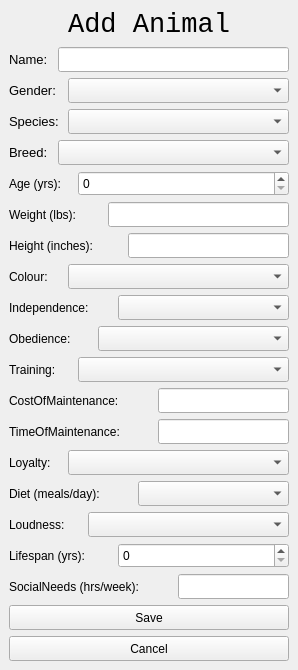
      <widget class="QWidget" name="page_11">
       <widget class="QLabel" name="label_6">
        <property name="geometry">
         <rect>
          <x>9</x>
          <y>9</y>
          <width>280</width>
          <height>32</height>
         </rect>
        </property>
        <property name="font">
         <font>
          <family>Liberation Mono</family>
          <pointsize>20</pointsize>
         </font>
        </property>
        <property name="text">
         <string>Add Animal</string>
        </property>
        <property name="alignment">
         <set>Qt::AlignCenter</set>
        </property>
       </widget>
       <widget class="QLineEdit" name="lineEdit">
        <property name="geometry">
         <rect>
          <x>58</x>
          <y>47</y>
          <width>231</width>
          <height>25</height>
         </rect>
        </property>
        <property name="text">
         <string/>
        </property>
       </widget>
       <widget class="QLineEdit" name="lineEdit_6">
        <property name="geometry">
         <rect>
          <x>108</x>
          <y>202</y>
          <width>181</width>
          <height>25</height>
         </rect>
        </property>
        <property name="text">
         <string/>
        </property>
       </widget>
       <widget class="QLineEdit" name="lineEdit_7">
        <property name="geometry">
         <rect>
          <x>128</x>
          <y>233</y>
          <width>161</width>
          <height>25</height>
         </rect>
        </property>
        <property name="text">
         <string/>
        </property>
       </widget>
       <widget class="QLineEdit" name="lineEdit_17">
        <property name="geometry">
         <rect>
          <x>158</x>
          <y>388</y>
          <width>131</width>
          <height>25</height>
         </rect>
        </property>
        <property name="text">
         <string/>
        </property>
       </widget>
       <widget class="QLineEdit" name="lineEdit_18">
        <property name="geometry">
         <rect>
          <x>158</x>
          <y>419</y>
          <width>131</width>
          <height>25</height>
         </rect>
        </property>
        <property name="text">
         <string/>
        </property>
       </widget>
       <widget class="QLineEdit" name="lineEdit_21">
        <property name="geometry">
         <rect>
          <x>178</x>
          <y>574</y>
          <width>111</width>
          <height>25</height>
         </rect>
        </property>
        <property name="text">
         <string/>
        </property>
       </widget>
       <widget class="QPushButton" name="pushButton_11">
        <property name="geometry">
         <rect>
          <x>9</x>
          <y>605</y>
          <width>280</width>
          <height>25</height>
         </rect>
        </property>
        <property name="text">
         <string>Save</string>
        </property>
       </widget>
       <widget class="QPushButton" name="pushButton_12">
        <property name="geometry">
         <rect>
          <x>9</x>
          <y>636</y>
          <width>280</width>
          <height>25</height>
         </rect>
        </property>
        <property name="text">
         <string>Cancel</string>
        </property>
       </widget>
       <widget class="QLabel" name="label_45">
        <property name="geometry">
         <rect>
          <x>9</x>
          <y>47</y>
          <width>64</width>
          <height>25</height>
         </rect>
        </property>
        <property name="font">
         <font>
          <pointsize>10</pointsize>
         </font>
        </property>
        <property name="text">
         <string>Name:</string>
        </property>
       </widget>
       <widget class="QLabel" name="label_46">
        <property name="geometry">
         <rect>
          <x>9</x>
          <y>78</y>
          <width>64</width>
          <height>25</height>
         </rect>
        </property>
        <property name="font">
         <font>
          <pointsize>10</pointsize>
         </font>
        </property>
        <property name="text">
         <string>Gender:</string>
        </property>
       </widget>
       <widget class="QLabel" name="label_47">
        <property name="geometry">
         <rect>
          <x>9</x>
          <y>109</y>
          <width>64</width>
          <height>25</height>
         </rect>
        </property>
        <property name="font">
         <font>
          <pointsize>10</pointsize>
         </font>
        </property>
        <property name="text">
         <string>Species:</string>
        </property>
       </widget>
       <widget class="QLabel" name="label_48">
        <property name="geometry">
         <rect>
          <x>9</x>
          <y>140</y>
          <width>64</width>
          <height>25</height>
         </rect>
        </property>
        <property name="font">
         <font>
          <pointsize>10</pointsize>
         </font>
        </property>
        <property name="text">
         <string>Breed:</string>
        </property>
       </widget>
       <widget class="QLabel" name="label_49">
        <property name="geometry">
         <rect>
          <x>9</x>
          <y>295</y>
          <width>101</width>
          <height>25</height>
         </rect>
        </property>
        <property name="text">
         <string>Independence:</string>
        </property>
       </widget>
       <widget class="QLabel" name="label_50">
        <property name="geometry">
         <rect>
          <x>9</x>
          <y>450</y>
          <width>61</width>
          <height>25</height>
         </rect>
        </property>
        <property name="text">
         <string>Loyalty:</string>
        </property>
       </widget>
       <widget class="QLabel" name="label_51">
        <property name="geometry">
         <rect>
          <x>9</x>
          <y>512</y>
          <width>71</width>
          <height>25</height>
         </rect>
        </property>
        <property name="text">
         <string>Loudness:</string>
        </property>
       </widget>
       <widget class="QLabel" name="label_52">
        <property name="geometry">
         <rect>
          <x>9</x>
          <y>202</y>
          <width>91</width>
          <height>25</height>
         </rect>
        </property>
        <property name="text">
         <string>Weight (lbs):</string>
        </property>
       </widget>
       <widget class="QLabel" name="label_53">
        <property name="geometry">
         <rect>
          <x>9</x>
          <y>233</y>
          <width>111</width>
          <height>25</height>
         </rect>
        </property>
        <property name="text">
         <string>Height (inches):</string>
        </property>
       </widget>
       <widget class="QLabel" name="label_54">
        <property name="geometry">
         <rect>
          <x>9</x>
          <y>264</y>
          <width>51</width>
          <height>25</height>
         </rect>
        </property>
        <property name="text">
         <string>Colour:</string>
        </property>
       </widget>
       <widget class="QLabel" name="label_55">
        <property name="geometry">
         <rect>
          <x>9</x>
          <y>543</y>
          <width>101</width>
          <height>25</height>
         </rect>
        </property>
        <property name="text">
         <string>Lifespan (yrs):</string>
        </property>
       </widget>
       <widget class="QLabel" name="label_56">
        <property name="geometry">
         <rect>
          <x>9</x>
          <y>326</y>
          <width>81</width>
          <height>25</height>
         </rect>
        </property>
        <property name="text">
         <string>Obedience:</string>
        </property>
       </widget>
       <widget class="QLabel" name="label_57">
        <property name="geometry">
         <rect>
          <x>9</x>
          <y>574</y>
          <width>171</width>
          <height>25</height>
         </rect>
        </property>
        <property name="text">
         <string>SocialNeeds (hrs/week):</string>
        </property>
       </widget>
       <widget class="QLabel" name="label_58">
        <property name="geometry">
         <rect>
          <x>9</x>
          <y>357</y>
          <width>61</width>
          <height>25</height>
         </rect>
        </property>
        <property name="text">
         <string>Training:</string>
        </property>
       </widget>
       <widget class="QLabel" name="label_59">
        <property name="geometry">
         <rect>
          <x>9</x>
          <y>388</y>
          <width>151</width>
          <height>25</height>
         </rect>
        </property>
        <property name="text">
         <string>CostOfMaintenance:</string>
        </property>
       </widget>
       <widget class="QLabel" name="label_60">
        <property name="geometry">
         <rect>
          <x>9</x>
          <y>419</y>
          <width>151</width>
          <height>25</height>
         </rect>
        </property>
        <property name="text">
         <string>TimeOfMaintenance:</string>
        </property>
       </widget>
       <widget class="QLabel" name="label_61">
        <property name="geometry">
         <rect>
          <x>9</x>
          <y>171</y>
          <width>71</width>
          <height>25</height>
         </rect>
        </property>
        <property name="text">
         <string>Age (yrs):</string>
        </property>
       </widget>
       <widget class="QLabel" name="label_62">
        <property name="geometry">
         <rect>
          <x>9</x>
          <y>481</y>
          <width>121</width>
          <height>25</height>
         </rect>
        </property>
        <property name="text">
         <string>Diet (meals/day):</string>
        </property>
       </widget>
       <widget class="QComboBox" name="comboBox">
        <property name="geometry">
         <rect>
          <x>68</x>
          <y>109</y>
          <width>221</width>
          <height>25</height>
         </rect>
        </property>
       </widget>
       <widget class="QComboBox" name="comboBox_2">
        <property name="geometry">
         <rect>
          <x>58</x>
          <y>140</y>
          <width>231</width>
          <height>25</height>
         </rect>
        </property>
       </widget>
       <widget class="QSpinBox" name="spinBox">
        <property name="geometry">
         <rect>
          <x>78</x>
          <y>171</y>
          <width>211</width>
          <height>25</height>
         </rect>
        </property>
       </widget>
       <widget class="QSpinBox" name="spinBox_2">
        <property name="geometry">
         <rect>
          <x>118</x>
          <y>543</y>
          <width>171</width>
          <height>25</height>
         </rect>
        </property>
       </widget>
       <widget class="QComboBox" name="comboBox_3">
        <property name="geometry">
         <rect>
          <x>68</x>
          <y>78</y>
          <width>221</width>
          <height>25</height>
         </rect>
        </property>
       </widget>
       <widget class="QComboBox" name="comboBox_4">
        <property name="geometry">
         <rect>
          <x>68</x>
          <y>264</y>
          <width>221</width>
          <height>25</height>
         </rect>
        </property>
       </widget>
       <widget class="QComboBox" name="comboBox_5">
        <property name="geometry">
         <rect>
          <x>118</x>
          <y>295</y>
          <width>171</width>
          <height>25</height>
         </rect>
        </property>
       </widget>
       <widget class="QComboBox" name="comboBox_6">
        <property name="geometry">
         <rect>
          <x>98</x>
          <y>326</y>
          <width>191</width>
          <height>25</height>
         </rect>
        </property>
       </widget>
       <widget class="QComboBox" name="comboBox_7">
        <property name="geometry">
         <rect>
          <x>78</x>
          <y>357</y>
          <width>211</width>
          <height>25</height>
         </rect>
        </property>
       </widget>
       <widget class="QComboBox" name="comboBox_8">
        <property name="geometry">
         <rect>
          <x>68</x>
          <y>450</y>
          <width>221</width>
          <height>25</height>
         </rect>
        </property>
       </widget>
       <widget class="QComboBox" name="comboBox_9">
        <property name="geometry">
         <rect>
          <x>138</x>
          <y>481</y>
          <width>151</width>
          <height>25</height>
         </rect>
        </property>
       </widget>
       <widget class="QComboBox" name="comboBox_10">
        <property name="geometry">
         <rect>
          <x>88</x>
          <y>512</y>
          <width>201</width>
          <height>25</height>
         </rect>
        </property>
       </widget>
      </widget>
